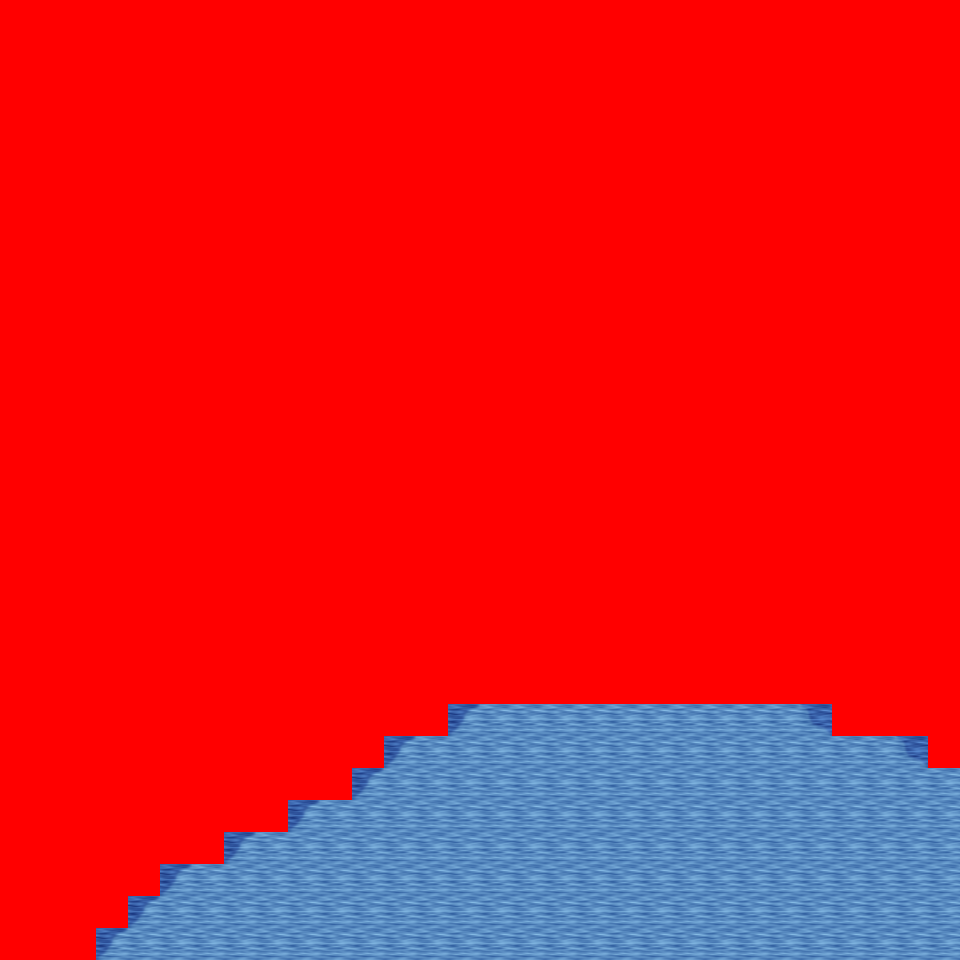

This game map was drawn from its Tiled (.tmx) file and the tilesets committed beside it. A one-line description and the trimmed map source follow:
An orthogonal 30x30 tile map with 32x32 px tiles, 6 tile layers (Ground, Object, Object2, Above, ...), 10 tilesets and 2 objects (2x mapExit).

<map version="1.0" orientation="orthogonal" renderorder="right-down" width="30" height="30" tilewidth="32" tileheight="32" nextobjectid="3">
  <tileset firstgid="1" name="tileset_logic_collision" tilewidth="32" tileheight="32" tilecount="1" columns="1">
    <image source="../drawable/tileset_logic_collision.png" width="32" height="32" />
  </tileset>
  <tileset firstgid="2" name="tileset_ground_ground" tilewidth="32" tileheight="32" tilecount="33" columns="3">
    <image source="../drawable/tileset_ground_ground.png" width="96" height="352" />
  </tileset>
  <tileset firstgid="35" name="tileset_ground_earth_edges" tilewidth="32" tileheight="32" tilecount="18" columns="6">
    <image source="../drawable/tileset_ground_earth_edges.png" width="192" height="96" />
  </tileset>
  <tileset firstgid="53" name="tileset_ground_grass_corners" tilewidth="32" tileheight="32" tilecount="24" columns="6">
    <image source="../drawable/tileset_ground_grass_corners.png" width="192" height="128" />
  </tileset>
  <tileset firstgid="77" name="tileset_ground_grass_edges" tilewidth="32" tileheight="32" tilecount="36" columns="12">
    <image source="../drawable/tileset_ground_grass_edges.png" width="384" height="96" />
  </tileset>
  <tileset firstgid="113" name="tileset_ground_water_pool" tilewidth="32" tileheight="32" tilecount="72" columns="3">
    <image source="../drawable/tileset_ground_water_pool.png" width="96" height="768" />
  </tileset>
  <tileset firstgid="185" name="tileset_ground_ridge_earth_pale" tilewidth="32" tileheight="32" tilecount="96" columns="12">
    <image source="../drawable/tileset_ground_ridge_earth_pale.png" width="384" height="256" />
  </tileset>
  <tileset firstgid="281" name="tileset_ground_ridge_earth_dark" tilewidth="32" tileheight="32" tilecount="96" columns="12">
    <image source="../drawable/tileset_ground_ridge_earth_dark.png" width="384" height="256" />
  </tileset>
  <tileset firstgid="377" name="tileset_plant_stump_stump_vertical" tilewidth="32" tileheight="32" tilecount="1" columns="1">
    <image source="../drawable/tileset_plant_stump_stump_vertical.png" width="32" height="32" />
  </tileset>
  <tileset firstgid="378" name="tileset_plant_tree_tree_darkgreen" tilewidth="32" tileheight="32" tilecount="88" columns="8">
    <image source="../drawable/tileset_plant_tree_tree_darkgreen.png" width="256" height="352" />
  </tileset>
  <layer name="Ground" width="30" height="30">
    <data>[900 cells, 900 non-empty, 5 distinct tile ids]</data>
  </layer>
  <layer name="Object" width="30" height="30">
    <data>[900 cells, 0 non-empty, 0 distinct tile ids]</data>
  </layer>
  <layer name="Object2" width="30" height="30">
    <data>[900 cells, 0 non-empty, 0 distinct tile ids]</data>
  </layer>
  <layer name="Above" width="30" height="30">
    <data>[900 cells, 0 non-empty, 0 distinct tile ids]</data>
  </layer>
  <layer name="Above2" width="30" height="30">
    <data>[900 cells, 0 non-empty, 0 distinct tile ids]</data>
  </layer>
  <layer name="Walkable" width="30" height="30">
    <data>[900 cells, 730 non-empty, 1 distinct tile ids]</data>
  </layer>
  <objectgroup name="MapEvents">
    <object id="1" name="south" type="mapExit" x="96" y="928" width="864" height="32">
      <properties>
        <property name="map" value="level_0_x3_y77" />
        <property name="x" value="3" />
        <property name="y" value="1" />
      </properties>
    </object>
    <object id="2" name="east" type="mapExit" x="928" y="768" width="32" height="192">
      <properties>
        <property name="map" value="level_0_x4_y76" />
        <property name="x" value="1" />
        <property name="y" value="24" />
      </properties>
    </object>
  </objectgroup>
</map>
